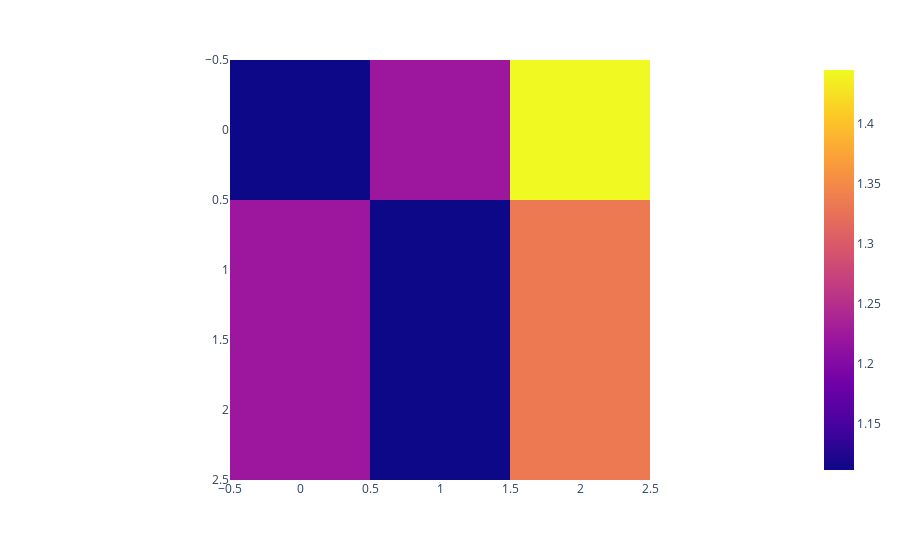

Notebook code for this chart:
### Code cell
fig = px.imshow(R)
fig.show()

### Figure 1 — Plotly figure (JSON) as saved in the notebook; plotly's stock layout.template omitted (floating-point values rounded to 4 significant figures)
{"data": [{"coloraxis": "coloraxis", "hovertemplate": "x: %{x}<br>y: %{y}<br>color: %{z}<extra></extra>", "name": "0", "type": "heatmap", "xaxis": "x", "yaxis": "y", "z": [[1.111, 1.222, 1.444], [1.222, 1.111, 1.333], [1.222, 1.111, 1.333]]}], "layout": {"coloraxis": {"colorscale": [[0, "#0d0887"], [0.1111, "#46039f"], [0.2222, "#7201a8"], [0.3333, "#9c179e"], [0.4444, "#bd3786"], [0.5556, "#d8576b"], [0.6667, "#ed7953"], [0.7778, "#fb9f3a"], [0.8889, "#fdca26"], [1, "#f0f921"]]}, "margin": {"t": 60}, "xaxis": {"anchor": "y", "constrain": "domain", "domain": [0, 1], "scaleanchor": "y"}, "yaxis": {"anchor": "x", "autorange": "reversed", "constrain": "domain", "domain": [0, 1]}}}
